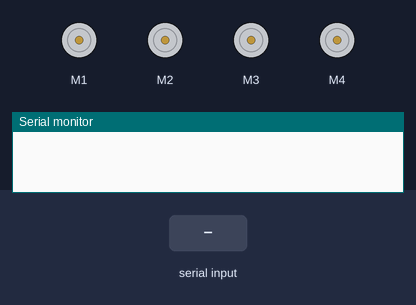
Simulated run of this sketch. Board: Arduino Uno, built with avr-gcc and run on an emulated ATmega328P. On the bench: 4 × DC motor (green arrow = forward, orange = backward, longer = faster), the last lines printed to the serial monitor. The test bench sets the inputs (shaded band).

Above: at 1.2 s.
1.3 s: "8" received over Serial
At 1.6 s:
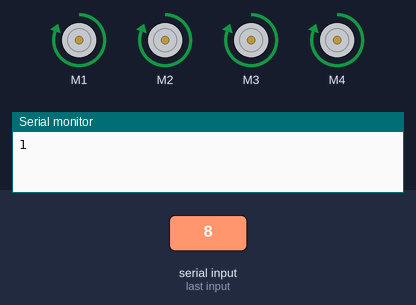
2.8 s: "2" received over Serial
At 4.0 s:
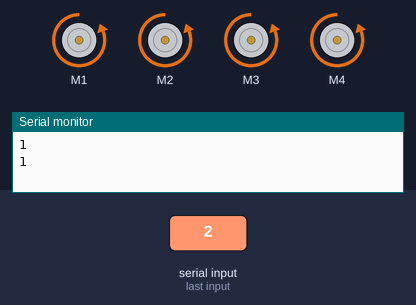
4.3 s: "." received over Serial
At 5.1 s:
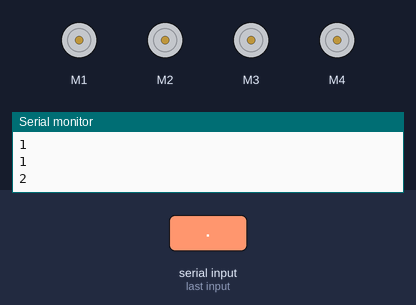
5.8 s: "6" received over Serial
At 6.3 s:
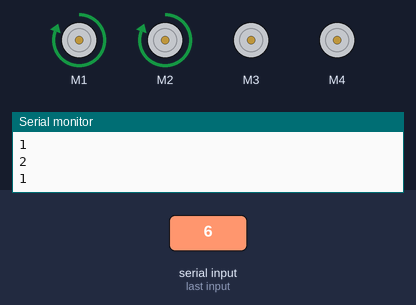
7.3 s: "4" received over Serial
At 8.6 s:
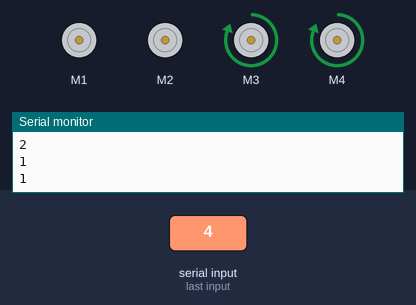
Timing chart, 0 to 9.8 s (numbered marks = the images above; inputs shaded):
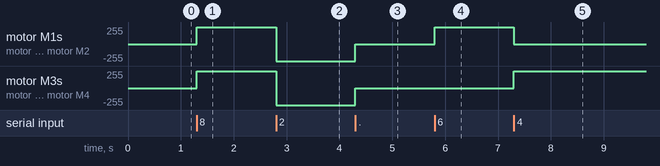

The sketch:

bt-robot-op2.ino
```cpp
#include <AFMotor.h>
#include <Servo.h>
#include <NewPing.h>
#define FR_Motor 2
#define FL_Motor 1
#define BR_Motor 3
#define BL_Motor 0
uint8_t current_state = FORWARD;
char INBYTE;
int mSpeed = 255;
int *last_motor_state;
int last_total_motors;

AF_DCMotor motors[4] = { { 1, MOTOR12_64KHZ }, { 2, MOTOR12_64KHZ }, { 3, MOTOR34_64KHZ }, { 4, MOTOR34_64KHZ } };

void setup() {
  Serial.begin(9600);
}

void loop() {
  while (!Serial.available()) return;
  INBYTE = Serial.read();
  handleRequests(INBYTE);
}


void handleRequests(char INBYTE) {
   int all_motors[4] = {FR_Motor, FL_Motor, BR_Motor, BL_Motor};
   int right_motors[2] = {FR_Motor, BR_Motor};
   int left_motors[2] = {FL_Motor, BL_Motor};
    Serial.println(current_state);

   switch (INBYTE) {
    case '8':
      motorRun(all_motors, 4, FORWARD);
      break;
    case '2':
      motorRun(all_motors, 4, BACKWARD);
      break;
    case '.':
      motorRun(all_motors, 4, RELEASE);
      resetCurrentState();
      break;
    case '6':
      motorRun(left_motors, 2, current_state);
      break;
    case '4':
      motorRun(right_motors, 2, current_state);
      break;
   case '+':
      speedUp();
      break;
   case '-':
      speedDown();
      break;
   case 'r':
      speedReset();
      break;

    default:
      break;
  }

  }

void motorRun(int *motor, int totalMotors, uint8_t motor_direction) {
    stop_motors();
    for ( int i = 0; i < totalMotors; i++ ) {
      motors[motor[i]].setSpeed(mSpeed);
      motors[motor[i]].run(motor_direction);
      }
  last_motor_state = motor;
  last_total_motors = totalMotors;
  current_state = motor_direction;
}

void resetCurrentState() {
  current_state = FORWARD;
  }

void stop_motors() {
    for ( int i = 0; i < 4; i++ )
      motors[i].run(RELEASE);
  }

void speedUp() {
     if (mSpeed >= 255) return;
      mSpeed += 15;
      motorRun(last_motor_state, last_total_motors, current_state);
  }

void speedDown() {
    if (mSpeed <= 0) return;
    mSpeed -= 15;
    motorRun(last_motor_state, last_total_motors, current_state);

}

  void speedReset() {
    mSpeed = 255;
    motorRun(last_motor_state, last_total_motors, current_state);
  }
```

Measured:
- after the input at 1.3 s, motor M1–4: stopped → forward 255/255 at once
- after the input at 2.8 s, motor M1–4: forward 255/255 → backward 255/255 at once
- after the input at 4.3 s, motor M1–4: backward 255/255 → stopped at once
- after the input at 5.8 s, motor M1, motor M2: stopped → forward 255/255 at once
- after the input at 7.3 s, motor M1, motor M2: forward 255/255 → stopped at once; motor M3, motor M4: stopped → forward 255/255 at once
